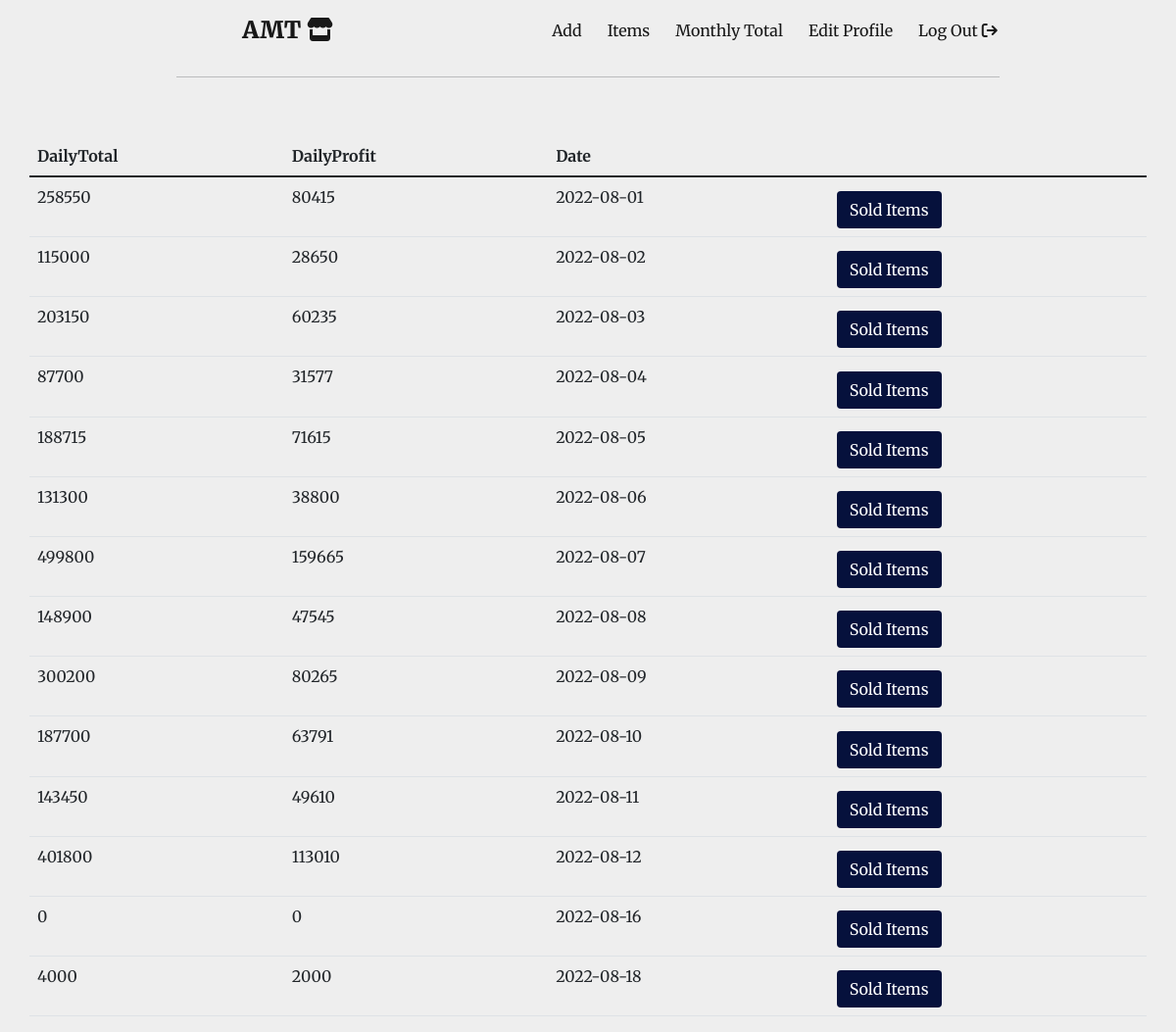
Page /daily_total/2022-08-01 (signed in) on the committed database.
### main.py (models this page shows)
class DailyTotal(db.Model):
    id = db.Column(db.Integer, primary_key=True)
    daily = db.Column(db.Integer, nullable=False)
    daily_profit = db.Column(db.Float, nullable=False)
    date = db.Column(db.Date, nullable=False)

### main.py (the view)
@app.route('/daily_total/<year_month>')
def daily_total(year_month):
    requested_year, requested_month = int(year_month.split('-')[0]), int(year_month.split('-')[1])
    start_date = datetime.date(datetime.strptime(f'{requested_year}-{requested_month}', '%Y-%m'))
    if (requested_year % 400 == 0) and (requested_year % 100 == 0) and requested_month == 2:
        end_date = datetime.strptime(f'{requested_year}-{requested_month}-29', '%Y-%m-%d')
    elif (requested_year % 4 == 0) and (requested_year % 100 != 0) and requested_month == 2:
        end_date = datetime.strptime(f'{requested_year}-{requested_month}-29', '%Y-%m-%d')
    elif requested_month in [4, 6, 9, 11]:
        end_date = datetime.strptime(f'{requested_year}-{requested_month}-30', '%Y-%m-%d')
    else:
        end_date = datetime.strptime(f'{requested_year}-{requested_month}-31', '%Y-%m-%d')
    sold_item = Sale.query.filter_by(date=datetime.now().date()).all()
    first_daily_total = DailyTotal.query.filter_by(date=datetime.now().date()).all()
    total_money, total_profit = 0, 0
    for i in sold_item:
        total_money += float(i.price)
        total_profit += float(i.total)
    if not first_daily_total:
        add_total = DailyTotal(
            daily=total_money,
            daily_profit=total_profit,
            date=datetime.now()
        )
        db.session.add(add_total)
        db.session.commit()
    else:
        for i in first_daily_total:
            i.daily = total_money
            i.daily_profit = total_profit
            i.date = datetime.now()
            db.session.commit()
    new_total = DailyTotal.query.filter(DailyTotal.date.between(start_date, end_date)).all()
    return render_template('daily_total.html', total=new_total)

### main.py (called while the page is built)
@login_manager.user_loader
def load_user(user):
    return User.query.get(int(user))

### templates/daily_total.html
{% include 'header.html' %}
<table class="table container sale-table">
    <thead>
    <tr>
        <th scope="col">DailyTotal</th>
        <th scope="col">DailyProfit</th>
        <th scope="col">Date</th>
    </tr>
    </thead>
    <tbody>
    {% for i in total %}
    <tr>
        <td>
            {% set daily = i.daily|float %}
            {% if daily.is_integer() %}
            {{ daily|int }}
            {% else %}
            {{ daily }}
            {% endif %}
        </td>
        <td>{% if i.daily_profit.is_integer() %}
            {{ i.daily_profit|int }}
            {% else %}
            {{ i.daily_profit }}
            {% endif %}
        </td>
        <td>{{ i.date }}</td>
        <td><a class='btn search-button' id="submit" href="{{ url_for('sold_items', date=i.date) }}">Sold Items</a></td>
    </tr>
    {% endfor %}
    </tbody>
</table>
{% include 'footer.html' %}

### static/css/styles.css (style rules this page uses)
body { background-color: #EEEEEE; font-family: 'Merriweather', serif; }
a { text-decoration: none; color: white; }
#submit { margin-top: 2%; font-family: 'Merriweather', serif; background-color: #06113C; color: white; }
.sale-table { margin-top: 5%; }

### rows in the picture
DailyTotal: daily "258550", daily_profit "80415", date "2022-08-01"
DailyTotal: daily "115000", daily_profit "28650", date "2022-08-02"
DailyTotal: daily "203150", daily_profit "60235", date "2022-08-03"
DailyTotal: daily "87700", daily_profit "31577", date "2022-08-04"
DailyTotal: daily "188715", daily_profit "71615", date "2022-08-05"
DailyTotal: daily "131300", daily_profit "38800", date "2022-08-06"
DailyTotal: daily "499800", daily_profit "159665", date "2022-08-07"
DailyTotal: daily "148900", daily_profit "47545", date "2022-08-08"
DailyTotal: daily "300200", daily_profit "80265", date "2022-08-09"
DailyTotal: daily "187700", daily_profit "63791", date "2022-08-10"
DailyTotal: daily "143450", daily_profit "49610", date "2022-08-11"
DailyTotal: daily "401800", daily_profit "113010", date "2022-08-12"
DailyTotal: daily "0", daily_profit "0", date "2022-08-16"
DailyTotal: daily "4000", daily_profit "2000", date "2022-08-18"
